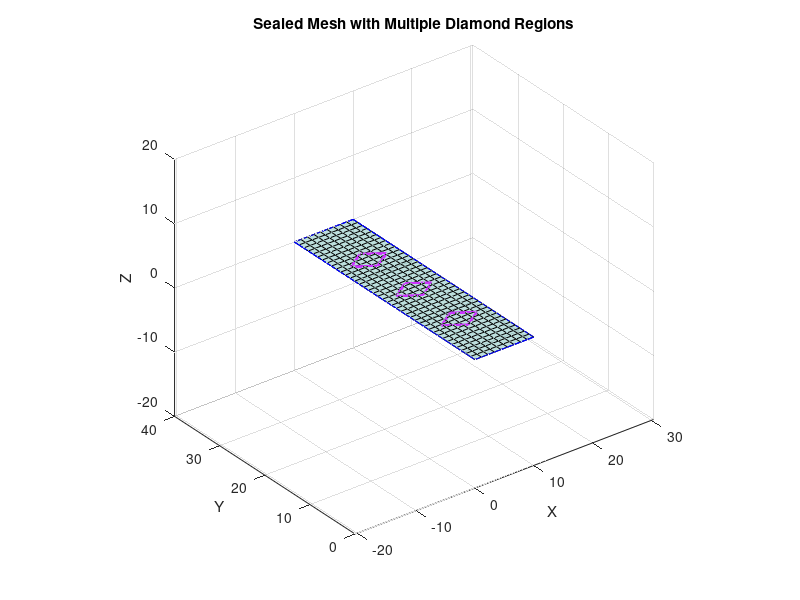

MATLAB code for this plot:
% --- User-defined mesh parameters ---
n=10 % multipliyer 
lengthX = 10;      % Length in x-direction (units)
widthY  = 40;      % Width in y-direction (units)
numX    = lengthX*1;      % Number of points along x-axis
numY    = widthY*1;      % Number of points along y-axis

z1 = 0;            % z-value of bottom mesh


% --- Define multiple diamond regions ---
diamond_centers = [5, 30; 5, 20; 5, 10];  % Each row is [xc, p]
diamond_axes = [3, 2; 3, 2; 3, 2];          % Each row is [a, b]


% --- Colors for each diamond (RGB rows) ---
color_list = [0.8 0.2 1];   % orange, red, purple

% --- Generate mesh grid ---
x_vals = linspace(0, lengthX, numX);
y_vals = linspace(0, widthY, numY);
[x, y] = meshgrid(x_vals, y_vals);

z_bottom = z1 * ones(size(x));


% --- Plot setup ---
figure;
hold on;
grid on;
axis equal;
axis vis3d;
xlabel('X'); ylabel('Y'); zlabel('Z');
title('Sealed Mesh with Multiple Diamond Regions');

% --- Plot top and bottom surfaces ---
surf(x, y, z_bottom, 'FaceAlpha', 0.3, 'EdgeColor', 'k');

% --- Connect points vertically: borders + diamonds ---
for i = 1:numY
    for j = 1:numX
        x_ij = x(i,j);
        y_ij = y(i,j);

        % Border condition
        isBorder = (i == 1 || i == numY || j == 1 || j == numX);
        isDiamond = false;
        diamond_id = 0;

        % Check against all diamonds
        for d = 1:size(diamond_centers, 1)
            xc_d = diamond_centers(d, 1);
            p_d = diamond_centers(d, 2);
            a_d = diamond_axes(d, 1);
            b_d = diamond_axes(d, 2);

            if abs(x_ij - xc_d) * b_d + abs(y_ij - p_d) * a_d <= a_d * b_d
                isDiamond = true;
                diamond_id = d;
                break;
            end
        end

        % Draw vertical lines
        if isBorder
            plot3([x_ij], [y_ij], [z_bottom(i,j)], ...
                'g-', 'LineWidth', 1.2);
        elseif isDiamond
            c = color_list(mod(diamond_id-1, size(color_list,1)) + 1, :);
            plot3([x_ij], [y_ij], [z_bottom(i,j)], ...
                '-', 'Color', c, 'LineWidth', 1.5);
        end
    end
end

% --- Seal edges (bottom and top) ---
for i = [1, numY]
    for j = 1:numX-1
        plot3([x(i,j), x(i,j+1)], [y(i,j), y(i,j+1)], [z_bottom(i,j), z_bottom(i,j+1)], 'b-');
      
    end
    plot3([x(i,end), x(i,1)], [y(i,end), y(i,1)], [z_bottom(i,end), z_bottom(i,1)], 'b-');

end

for j = [1, numX]
    for i = 1:numY-1
        plot3([x(i,j), x(i+1,j)], [y(i,j), y(i+1,j)], [z_bottom(i,j), z_bottom(i+1,j)], 'b-');

    end
    plot3([x(end,j), x(1,j)], [y(end,j), y(1,j)], [z_bottom(end,j), z_bottom(1,j)], 'b-');
 
end

% --- Highlight each diamond outline ---
for d = 1:size(diamond_centers, 1)
    xc_d = diamond_centers(d, 1);
    p_d = diamond_centers(d, 2);
    a_d = diamond_axes(d, 1);
    b_d = diamond_axes(d, 2);

    % Diamond corners
    dx = [xc_d, xc_d + a_d, xc_d, xc_d - a_d, xc_d];
    dy = [p_d + b_d, p_d, p_d - b_d, p_d, p_d + b_d];
    c = color_list(mod(d-1, size(color_list,1)) + 1, :);

    % Plot on bottom and top
    plot3(dx, dy, z1 * ones(size(dx)), '-', 'Color', c, 'LineWidth', 2);
   
end
% --- Add interpolated vertical lines along diamond edges ---
numInterp = 30;  % Number of interpolated segments per edge

for d = 1:size(diamond_centers, 1)
    xc_d = diamond_centers(d, 1);
    p_d = diamond_centers(d, 2);
    a_d = diamond_axes(d, 1);
    b_d = diamond_axes(d, 2);
    c = color_list(mod(d-1, size(color_list,1)) + 1, :);

    % Define diamond corners
    corners_x = [xc_d, xc_d + a_d, xc_d, xc_d - a_d];
    corners_y = [p_d + b_d, p_d, p_d - b_d, p_d];

    % Connect edges: (1→2), (2→3), (3→4), (4→1)
    for k = 1:4
        x1 = corners_x(k);
        y1 = corners_y(k);
        x2 = corners_x(mod(k,4)+1);
        y2 = corners_y(mod(k,4)+1);

        % Interpolate between (x1,y1) and (x2,y2)
        x_edge = linspace(x1, x2, numInterp);
        y_edge = linspace(y1, y2, numInterp);

        for n = 1:numInterp
            plot3([x_edge(n)], [y_edge(n)], [z1], ...
                  '-', 'Color', c, 'LineWidth', 1);
        end
    end
end


% --- Final view setup ---
view(3);